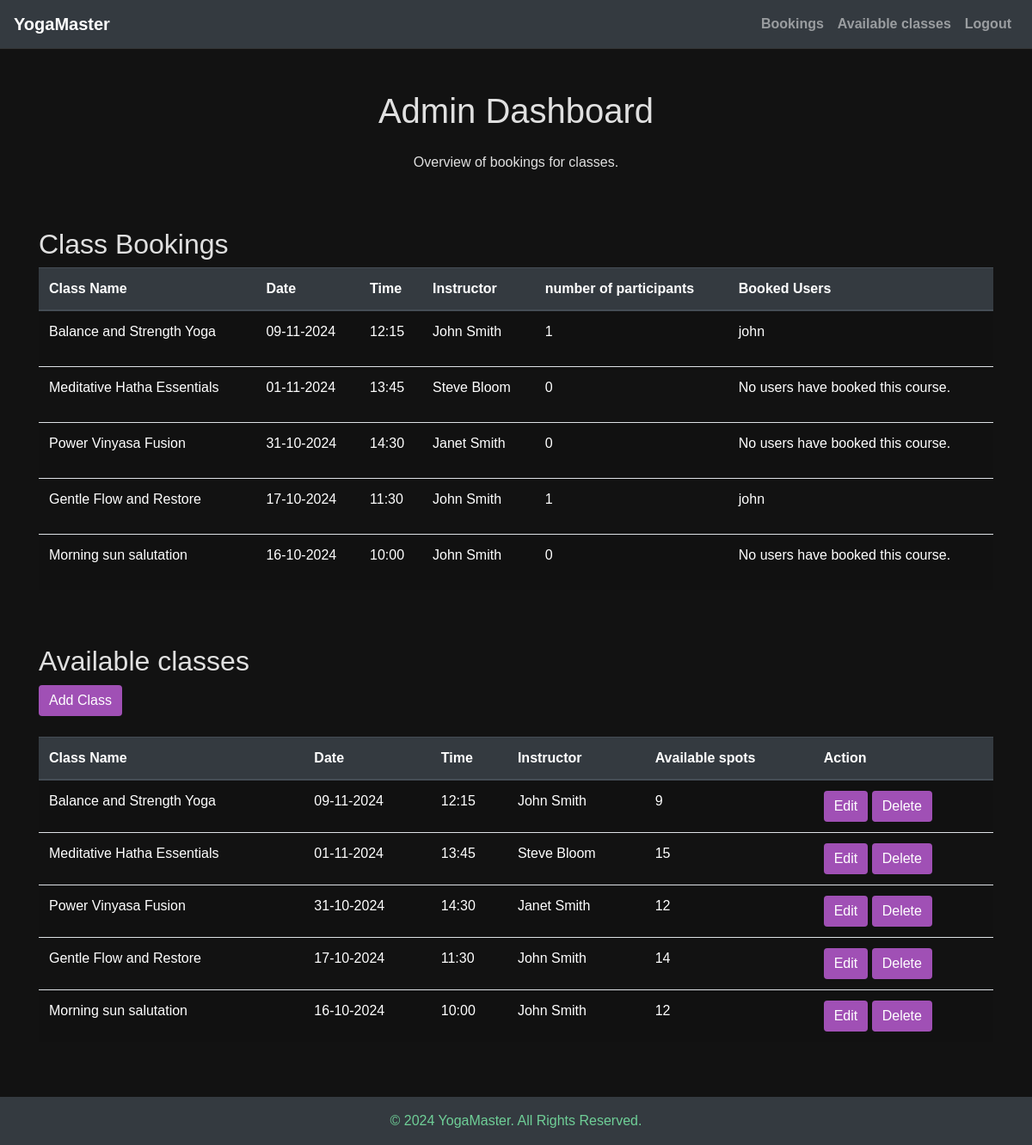
Screenshot of /admin/admin_dashboard (signed in) with the database file from the repository.
### yoga.py (models this page shows)
class YogaCourse(db.Model):
    __tablename__ = 'yogacourse'  # Explicitly define table name
    id = db.Column(db.Integer, primary_key=True)
    class_name = db.Column(db.String(100), nullable=False)
    date = db.Column(db.Date, nullable=False)
    time = db.Column(db.Time, nullable=False)
    instructor = db.Column(db.String(50), nullable=False)
    max_participants = db.Column(db.Integer, nullable=False, default=0)
    current_participants = db.Column(db.Integer, nullable=False, default=0)

class User(db.Model, UserMixin):
    __tablename__ = 'user'
    id = db.Column(db.Integer(), primary_key=True)
    username = db.Column(db.String(length=30), nullable=False, unique=True)
    password = db.Column(db.String(length=100), nullable=False)
    is_admin = db.Column(db.Boolean, default=False)
    booked_classes = db.relationship('YogaCourse', secondary='bookings',
                                     backref=db.backref('booked_users', lazy='dynamic'))

### yoga.py (the view)
@app.route('/admin/admin_dashboard')
@login_required
def admin_dashboard():
    if not current_user.is_admin:
        abort(403)
    edit_form = EditYogaCourseForm()
    add_form = AddYogaClassForm()
    delete_form = DeleteClass()
    courses = YogaCourse.query.all()
    courses = sorted(courses, key=lambda x: x.date, reverse=True)
    return render_template('admin/admin_dashboard.html', courses=courses, edit_form=edit_form, add_form=add_form, delete_form=delete_form)

### yoga.py (called while the page is built)
@login_manager.user_loader
def load_user(user_id):
    return User.query.get(int(user_id))

### templates/admin/admin_dashboard.html (shortened to what this page needs)
{% extends 'base/base_admin.html' %}
{% block content %}
<div class="container mt-5" id="bookings">
    <div class="row">
        <div class="col-md-12 text-center">
            <h1 class="mb-4">Admin Dashboard</h1>
            <p>Overview of bookings for classes.</p>
        </div>
    </div>
    <div class="row my-5">
        <div class="col-md-12">
            <h2>Class Bookings</h2>
            <table class="table table-striped ">
                <thead class="thead-dark">
                    <tr>
                        <th>Class Name</th>
                        <th>Date</th>
                        <th>Time</th>
                        <th>Instructor</th>
                        <th>number of participants</th>
                        <th>Booked Users</th>
                    </tr>
                </thead>
                <tbody class="text-white">
                    {% for course in courses %}
                    <tr>
                        <td>{{ course.class_name }}</td>
                        <td>{{ course.date.strftime('%d-%m-%Y') }}</td>
                        <td>{{ course.time.strftime('%H:%M') }}</td>
                        <td>{{ course.instructor }}</td>
                        <td>{{ course.current_participants }}</td>
                        <td>
                            <ul class="list-unstyled">
                                {% for user in course.booked_users %}
                                <li>{{ user.username }}</li>
                                {% else %}
                                <li>No users have booked this course.</li>
                                {% endfor %}
                            </ul>
                        </td>
                    </tr>
                    {% endfor %}
                </tbody>
            </table>
        </div>
    </div>
</div>
<div class="container" id="available_classes">
<div class="row my-5">
        <div class="col-md-12">
            <h2>Available classes</h2>
            <button type="button" class="btn btn-primary mb-4" data-toggle="modal" data-target="#addClassModal">
    Add Class
</button>
            <table class="table table-striped">
                <thead class="thead-dark">
                    <tr>
                        <th>Class Name</th>
                        <th>Date</th>
                        <th>Time</th>
                        <th>Instructor</th>
                        <th>Available spots</th>
                        <th>Action</th>
                    </tr>
                </thead>
                <tbody class="text-white">
                    {% for course in courses %}
                    <tr>
                        <td>{{ course.class_name }}</td>
                        <td>{{ course.date.strftime('%d-%m-%Y') }}</td>
                        <td>{{ course.time.strftime('%H:%M') }}</td>
                        <td>{{ course.instructor }}</td>
                        <td>{{ course.max_participants }}</td>
                        <td> <button type="button" class="btn btn-primary" data-toggle="modal" data-target="#edit_modal-{{ course.id }}" data-course-id="{{ course.id }}" > Edit </button>  <button type="button" class="btn btn-primary" data-toggle="modal" data-target="#delete_modal-{{ course.id }}"> Delete </button>  </td>
                    </tr>
                    {% else %}
                    <tr>
                        <td colspan="5" class="text-center">No available classes</td>
                    </tr>
                    {% endfor %}
                </tbody>
            </table>
        </div>
    </div>
</div>
{% endblock %}

### templates/base/base_admin.html (shortened to what this page needs)
<!DOCTYPE html>
<html lang="en">
<head>
    <link href="https://maxcdn.bootstrapcdn.com/bootstrap/4.5.2/css/bootstrap.min.css" rel="stylesheet">
    <link href="https://cdnjs.cloudflare.com/ajax/libs/font-awesome/5.15.4/css/all.min.css" rel="stylesheet">
    <link href="{{ url_for('static', filename='css/index.css') }}" rel="stylesheet">
</head>
<body>
<nav class="navbar navbar-expand-lg navbar-dark bg-dark sticky-top">
    <a class="navbar-brand" href="#">YogaMaster</a>
    <div class="collapse navbar-collapse" id="navbarNav">
        <ul class="navbar-nav ml-auto">
            <li class="nav-item">
                <a class="nav-link" href="#bookings">Bookings</a>
            </li>
            <li class="nav-item">
                <a class="nav-link" href="#available_classes">Available classes</a>
            </li>
            <li class="nav-item">
                <a class="nav-link" href="{{ url_for('logout') }}">Logout</a>
            </li>
        </ul>
    </div>
</nav>
{% block content %}
{% endblock %}
<footer class="footer bg-dark text-white text-center py-3 mt-5">
    <p>&copy; 2024 YogaMaster. All Rights Reserved.</p>
</footer>
</body>
</html>

### static/css/index.css (style rules this page uses)
body { font-family: Arial, sans-serif; background-color: #121212; color: #e0e0e0; margin: 0; padding: 0; }
.navbar { margin-bottom: 20px; background-color: #1e1e1e; border-bottom: 1px solid #333; }
.navbar-brand, .navbar-nav .nav-link { font-weight: bold; color: #ff79c6; }
.btn-primary { background-color: #a050b5; border: none; color: #fff; }
.footer { background-color: #1e1e1e; color: #e0e0e0; padding: 10px 0; text-align: center; }
.footer p { margin: 0; color: #6fcf97; }

### rows the page displays
YogaCourse: class_name "Balance and Strength Yoga", date "09-11-2024", time "12:15", instructor "John Smith", current_participants "1", max_participants "9"
User: username "john"
YogaCourse: class_name "Meditative Hatha Essentials", date "01-11-2024", time "13:45", instructor "Steve Bloom", current_participants "0", max_participants "15"
YogaCourse: class_name "Power Vinyasa Fusion", date "31-10-2024", time "14:30", instructor "Janet Smith", current_participants "0", max_participants "12"
YogaCourse: class_name "Gentle Flow and Restore", date "17-10-2024", time "11:30", instructor "John Smith", current_participants "1", max_participants "14"
YogaCourse: class_name "Morning sun salutation", date "16-10-2024", time "10:00", instructor "John Smith", current_participants "0", max_participants "12"
